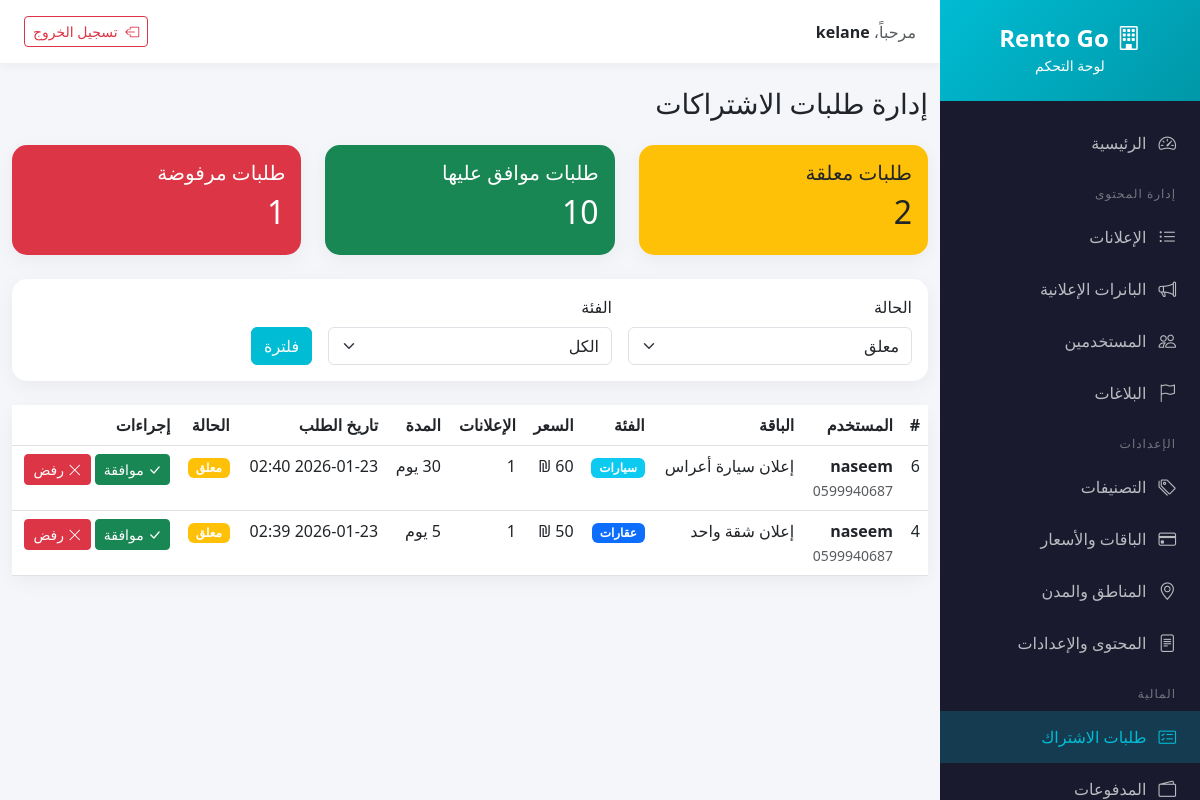
/deploy/admin/subscriptions.php (signed in), run on the app's committed database.
### tables this page shows
CREATE TABLE `subscription_requests` (
  `id` int(10) UNSIGNED NOT NULL,
  `user_id` int(10) UNSIGNED NOT NULL,
  `plan_id` int(10) UNSIGNED NOT NULL,
  `status` enum('pending','approved','rejected') DEFAULT 'pending',
  `admin_notes` text DEFAULT NULL,
  `reviewed_by` int(10) UNSIGNED DEFAULT NULL,
  `reviewed_at` timestamp NULL DEFAULT NULL,
  `created_at` timestamp NULL DEFAULT current_timestamp(),
  `updated_at` timestamp NULL DEFAULT current_timestamp() ON UPDATE current_timestamp()
);

CREATE TABLE `users` (
  `id` int(10) UNSIGNED NOT NULL,
  `name` varchar(255) NOT NULL,
  `company_name` varchar(255) DEFAULT NULL,
  `email` varchar(255) NOT NULL,
  `phone` varchar(20) NOT NULL,
  `password` varchar(255) NOT NULL,
  `user_type` enum('renter','owner','office','car_lessor') NOT NULL DEFAULT 'renter',
  `profile_image` varchar(500) DEFAULT NULL,
  `is_verified_phone` tinyint(1) DEFAULT 0,
  `is_verified_email` tinyint(1) DEFAULT 0,
  `is_trusted` tinyint(1) DEFAULT 0,
  `trusted_until` date DEFAULT NULL,
  `is_active` tinyint(1) DEFAULT 1,
  `has_received_welcome_bonus` tinyint(1) DEFAULT 0,
  `is_blocked` tinyint(1) DEFAULT 0,
  `is_approved` tinyint(1) DEFAULT 1,
  `preferred_language` enum('ar','en','he') DEFAULT 'ar',
  `fcm_token` varchar(500) DEFAULT NULL,
  `notifications_enabled` tinyint(1) DEFAULT 1,
  `created_at` timestamp NOT NULL DEFAULT current_timestamp(),
  `updated_at` timestamp NOT NULL DEFAULT current_timestamp() ON UPDATE current_timestamp(),
  `region_id` int(10) UNSIGNED DEFAULT NULL,
  `city_id` int(10) UNSIGNED DEFAULT NULL
);

CREATE TABLE `plans` (
  `id` int(10) UNSIGNED NOT NULL,
  `category` enum('properties','cars') NOT NULL,
  `name_ar` varchar(255) NOT NULL,
  `name_en` varchar(255) NOT NULL,
  `name_he` varchar(255) NOT NULL,
  `description_ar` text DEFAULT NULL,
  `description_en` text DEFAULT NULL,
  `description_he` text DEFAULT NULL,
  `plan_type` enum('single','package') DEFAULT 'single',
  `property_type_id` int(10) UNSIGNED DEFAULT NULL,
  `car_type_id` int(10) UNSIGNED DEFAULT NULL,
  `property_type` enum('apartment','shop_office','villa_chalet','student_housing','land') DEFAULT NULL,
  `car_usage_type` enum('daily','wedding','tourism') DEFAULT NULL,
  `listings_count` int(11) DEFAULT NULL,
  `is_unlimited` tinyint(1) DEFAULT 0,
  `duration_days` int(11) DEFAULT 30,
  `price` decimal(10,2) NOT NULL,
  `original_price` decimal(10,2) DEFAULT NULL,
  `discount_percent` int(11) DEFAULT NULL,
  `currency` varchar(10) DEFAULT 'ILS',
  `badge` enum('bronze','silver','gold') DEFAULT NULL,
  `is_featured` tinyint(1) DEFAULT 0,
  `allow_region_notifications` tinyint(1) DEFAULT 0,
  `allow_city_notifications` tinyint(1) DEFAULT 0,
  `is_trusted_advertiser` tinyint(1) DEFAULT 0,
  `is_active` tinyint(1) DEFAULT 1,
  `is_welcome_bonus` tinyint(1) DEFAULT 0,
  `welcome_bonus_once` tinyint(1) DEFAULT 1,
  `sort_order` int(11) DEFAULT 0,
  `created_at` timestamp NOT NULL DEFAULT current_timestamp(),
  `updated_at` timestamp NOT NULL DEFAULT current_timestamp() ON UPDATE current_timestamp()
);

### deploy/backend/config/database.php (called while the page is built, shortened)
<?php
class Database {
    private static $instance = null;
    private $connection;
    private function __construct() {
        try {
            $dsn = "mysql:host=" . DB_HOST . ";dbname=" . DB_NAME . ";charset=" . DB_CHARSET;
            $options = [
                PDO::ATTR_ERRMODE => PDO::ERRMODE_EXCEPTION,
                PDO::ATTR_DEFAULT_FETCH_MODE => PDO::FETCH_ASSOC,
                PDO::ATTR_EMULATE_PREPARES => false,
            ];
            $this->connection = new PDO($dsn, DB_USER, DB_PASS, $options);
            $this->connection->exec("SET time_zone = '+02:00'");
        } catch (PDOException $e) {
            throw new Exception("Database connection failed: " . $e->getMessage());
        }
    }
    public static function getInstance() {
        if (self::$instance === null) {
            self::$instance = new self();
        }
        return self::$instance;
    }
    public function query($sql, $params = []) {
        $stmt = $this->connection->prepare($sql);
        $stmt->execute($params);
        return $stmt;
    }
    public function fetch($sql, $params = []) {
        return $this->query($sql, $params)->fetch();
    }
    public function fetchAll($sql, $params = []) {
        return $this->query($sql, $params)->fetchAll();
    }
}

### deploy/admin/subscriptions.php (the view, shortened to what this page needs)
<?php
require_once __DIR__ . '/../backend/config/database.php';
$db = Database::getInstance();
$status = $_GET['status'] ?? 'pending';
$where = "1=1";
$params = [];
if ($status && $status !== 'all') {
    $where .= " AND sr.status = ?";
    $params[] = $status;
}
$requests = $db->fetchAll(
    "SELECT sr.*,
            u.name as user_name, u.phone as user_phone, u.email as user_email,
            p.name_ar as plan_name, p.category, p.plan_type, p.price, p.listings_count, p.is_unlimited, p.duration_days, p.badge,
            a.name as reviewer_name
     FROM subscription_requests sr
     JOIN users u ON sr.user_id = u.id
     JOIN plans p ON sr.plan_id = p.id
     LEFT JOIN admin_users a ON sr.reviewed_by = a.id
     WHERE $where
     ORDER BY sr.created_at DESC",
    $params
);
$counts = [
    'pending' => $db->fetch("SELECT COUNT(*) as count FROM subscription_requests WHERE status = 'pending'")['count'],
    'approved' => $db->fetch("SELECT COUNT(*) as count FROM subscription_requests WHERE status = 'approved'")['count'],
    'rejected' => $db->fetch("SELECT COUNT(*) as count FROM subscription_requests WHERE status = 'rejected'")['count']
];
include 'includes/header.php';
?>
<div class="container-fluid py-4">
    <div class="row mb-4">
        <div class="col-12">
            <h1 class="h3 mb-0">إدارة طلبات الاشتراكات</h1>
        </div>
    </div>
    <div class="row mb-4">
        <div class="col-md-4">
            <div class="card bg-warning text-dark">
                <div class="card-body">
                    <h5 class="card-title">طلبات معلقة</h5>
                    <h2><?= $counts['pending'] ?></h2>
                </div>
            </div>
        </div>
        <div class="col-md-4">
            <div class="card bg-success text-white">
                <div class="card-body">
                    <h5 class="card-title">طلبات موافق عليها</h5>
                    <h2><?= $counts['approved'] ?></h2>
                </div>
            </div>
        </div>
        <div class="col-md-4">
            <div class="card bg-danger text-white">
                <div class="card-body">
                    <h5 class="card-title">طلبات مرفوضة</h5>
                    <h2><?= $counts['rejected'] ?></h2>
                </div>
            </div>
        </div>
    </div>
    <div class="card mb-4">
        <div class="card-body">
            <form method="GET" class="row g-3">
                <div class="col-md-4">
                    <label class="form-label">الحالة</label>
                    <select name="status" class="form-select">
                        <option value="pending" <?= $status === 'pending' ? 'selected' : '' ?>>معلق</option>
                    </select>
                </div>
                <div class="col-md-4">
                    <label class="form-label">الفئة</label>
                    <select name="category" class="form-select">
                        <option value="">الكل</option>
                    </select>
                </div>
                <div class="col-md-4 d-flex align-items-end">
                    <button type="submit" class="btn btn-primary">فلترة</button>
                </div>
            </form>
        </div>
    </div>
    <div class="card">
        <div class="card-body p-0">
            <div class="table-responsive">
                <table class="table table-hover mb-0">
                    <thead>
                        <tr>
                            <th>#</th>
                            <th>المستخدم</th>
                            <th>الباقة</th>
                            <th>الفئة</th>
                            <th>السعر</th>
                            <th>الإعلانات</th>
                            <th>المدة</th>
                            <th>تاريخ الطلب</th>
                            <th>الحالة</th>
                            <th>إجراءات</th>
                        </tr>
                    </thead>
                    <tbody>
                        <?php foreach ($requests as $req): ?>
                        <tr>
                            <td><?= $req['id'] ?></td>
                            <td>
                                <strong><?= htmlspecialchars($req['user_name']) ?></strong><br>
                                <small class="text-muted"><?= $req['user_phone'] ?></small>
                            </td>
                            <td>
                                <?= htmlspecialchars($req['plan_name']) ?>
                            </td>
                            <td>
                                <span class="badge bg-<?= $req['category'] === 'properties' ? 'primary' : 'info' ?>">
                                    <?= $req['category'] === 'properties' ? 'عقارات' : 'سيارات' ?>
                                </span>
                            </td>
                            <td><?= number_format($req['price']) ?> ₪</td>
                            <td><?= $req['is_unlimited'] ? 'غير محدود' : $req['listings_count'] ?></td>
                            <td><?= $req['duration_days'] ?> يوم</td>
                            <td><?= date('Y-m-d H:i', strtotime($req['created_at'])) ?></td>
                            <td>
                                <?php
                                $statusBadge = [
                                    'pending' => 'warning',
                                    'approved' => 'success',
                                    'rejected' => 'danger'
                                ];
                                $statusText = [
                                    'pending' => 'معلق',
                                    'approved' => 'موافق',
                                    'rejected' => 'مرفوض'
                                ];
                                ?>
                                <span class="badge bg-<?= $statusBadge[$req['status']] ?>">
                                    <?= $statusText[$req['status']] ?>
                                </span>
                            </td>
                            <td>
                                <?php if ($req['status'] === 'pending'): ?>
                                <button class="btn btn-sm btn-success" data-bs-toggle="modal" data-bs-target="#approveModal<?= $req['id'] ?>">
                                    <i class="bi bi-check-lg"></i> موافقة
                                </button>
                                <button class="btn btn-sm btn-danger" data-bs-toggle="modal" data-bs-target="#rejectModal<?= $req['id'] ?>">
                                    <i class="bi bi-x-lg"></i> رفض
                                </button>
                                <?php else: ?>
                                <span class="text-muted">—</span>
                                <?php endif; ?>
                            </td>
                        </tr>
                        <?php endforeach; ?>
                    </tbody>
                </table>
            </div>
        </div>
    </div>
</div>
<?php include 'includes/footer.php'; ?>

### deploy/admin/includes/header.php (style rules this page uses)
:root { --teal: #00bcd4; --teal-dark: #0097a7; --dark-bg: #1a1a2e; --sidebar-width: 260px; }
body { font-family: 'Segoe UI', Tahoma, Geneva, Verdana, sans-serif; background-color: #f5f6fa; }
.card { border: none; border-radius: 15px; box-shadow: 0 5px 20px rgba(0,0,0,0.05); }
.btn-primary { background: var(--teal); border-color: var(--teal); }

### data on the page
subscription_requests: id "6", user.name "naseem", user.phone "0599940687", plan.name_ar "إعلان سيارة أعراس", shows "سيارات", plan.listings_count "1", created_at "2026-01-23 02:40", status "معلق"
subscription_requests: id "4", user.name "naseem", user.phone "0599940687", plan.name_ar "إعلان شقة واحد", shows "عقارات", plan.listings_count "1", plan.duration_days "5", created_at "2026-01-23 02:39", status "معلق"

### other printed values
$_SESSION['admin_name'] "kelane"
$counts['pending'] "2"
$counts['approved'] "10"
$counts['rejected'] "1"
